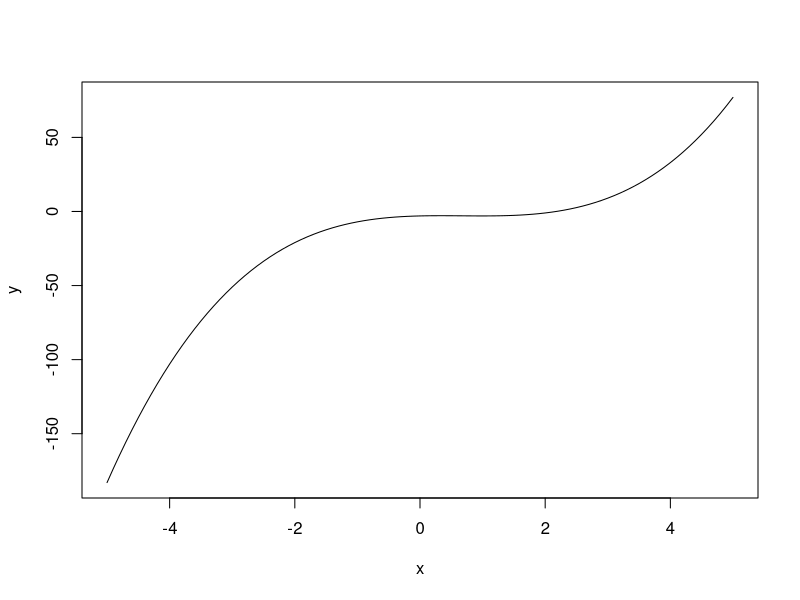
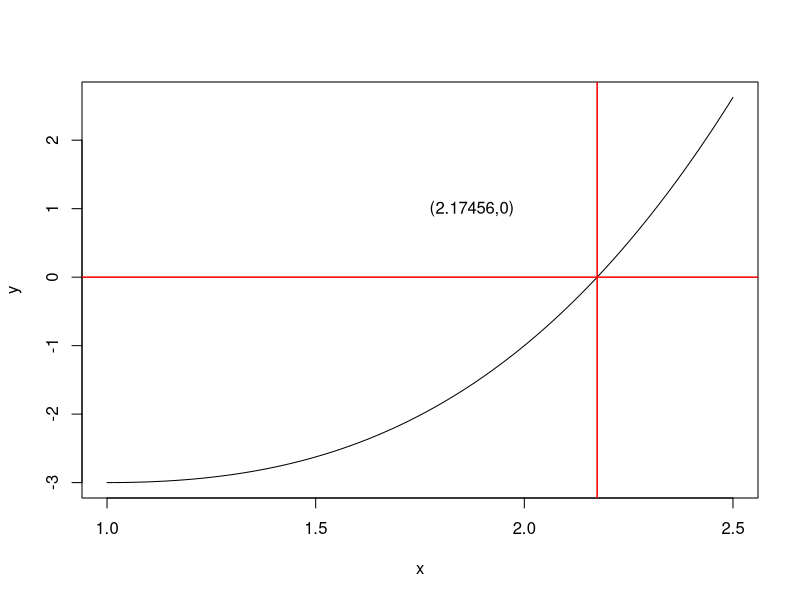

Write the R code that produced these figures, in order.
## ---- chunk 1
fn <- function(x){x^3-2*x^2+x-3} # other function: exp(-x)-x
fn(4)
## ---- chunk 2
fne<- expression(x^3-2*x^2+x-3)
#fn1<- deriv(fne, "x")
fn1<- D(fne, 'x')
# this will print the derivative 
fn1 #3 * x^2 - 2 * (2 * x) + 1
## ---- chunk 3
fn_1<- function(x){3 * x^2 - 2 * (2 * x) + 1}
fn_1(4)
## ---- chunk 4
curve(fn, from=-5, to=5, xlab="x", ylab="y")
## ---- chunk 5
library(rlist)
## ---- chunk 6
NewRaph <- function(x, es = 0.05, j = 10) {
  i = 0 #intial value for i
  ea <- 1.1 * es
  x0 = x
  newlist <- list()
  
  while (ea > es & i < j) {
    if (fn_1(x0) != 0) {
      #to check that the derivative is not = 0
      x1 <- x0 - (fn(x0) / fn_1(x0))
      ea <-
        abs((x1 - x0)) #/x1 -> divide by x1 if you want relative error
      
      looplist <- list(i,x0, fn(x0), fn_1(x0), x1, ea)
      newlist <- list.append(newlist, looplist)
      x0 = x1
      i = i + 1
    } else{
      i = 1 + j
      ea <- 0.9 * es
      print("Division by 0")
    }
  }
  df <-  as.data.frame(do.call(rbind, newlist))
  list_name <- list("iteration",
                    "x(i)",
                    "f(xi)",
                    "f'(xi)",
                    "x(i+1)",
                    "Error")
  names(df) <- c(list_name)
  print(df)
  #View(df)
  cat("The root is: x=", x0 , "\n") #
}

## ---- chunk 7

NewRaph(4,0.005,5)
## ---- chunk 8

x_1= 2.17456 
curve(fn, from=1, to=2.5, xlab="x", ylab="y")
abline(h=0,col="red",lwd=1.5)
abline(v=x_1,col="red" ,lwd=1.5)
text(x=x_1-0.3,y=1,labels="(2.17456,0)")
